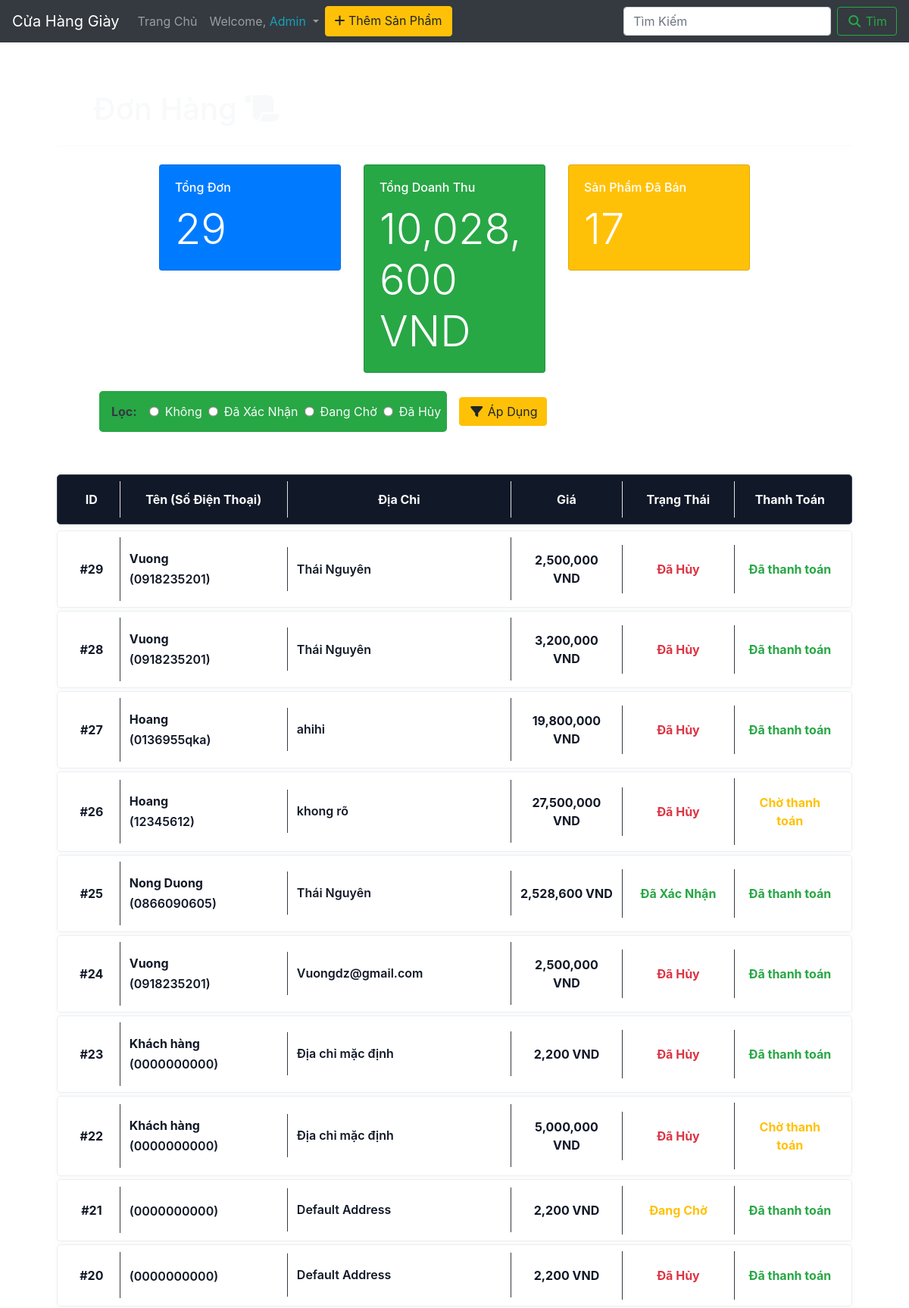
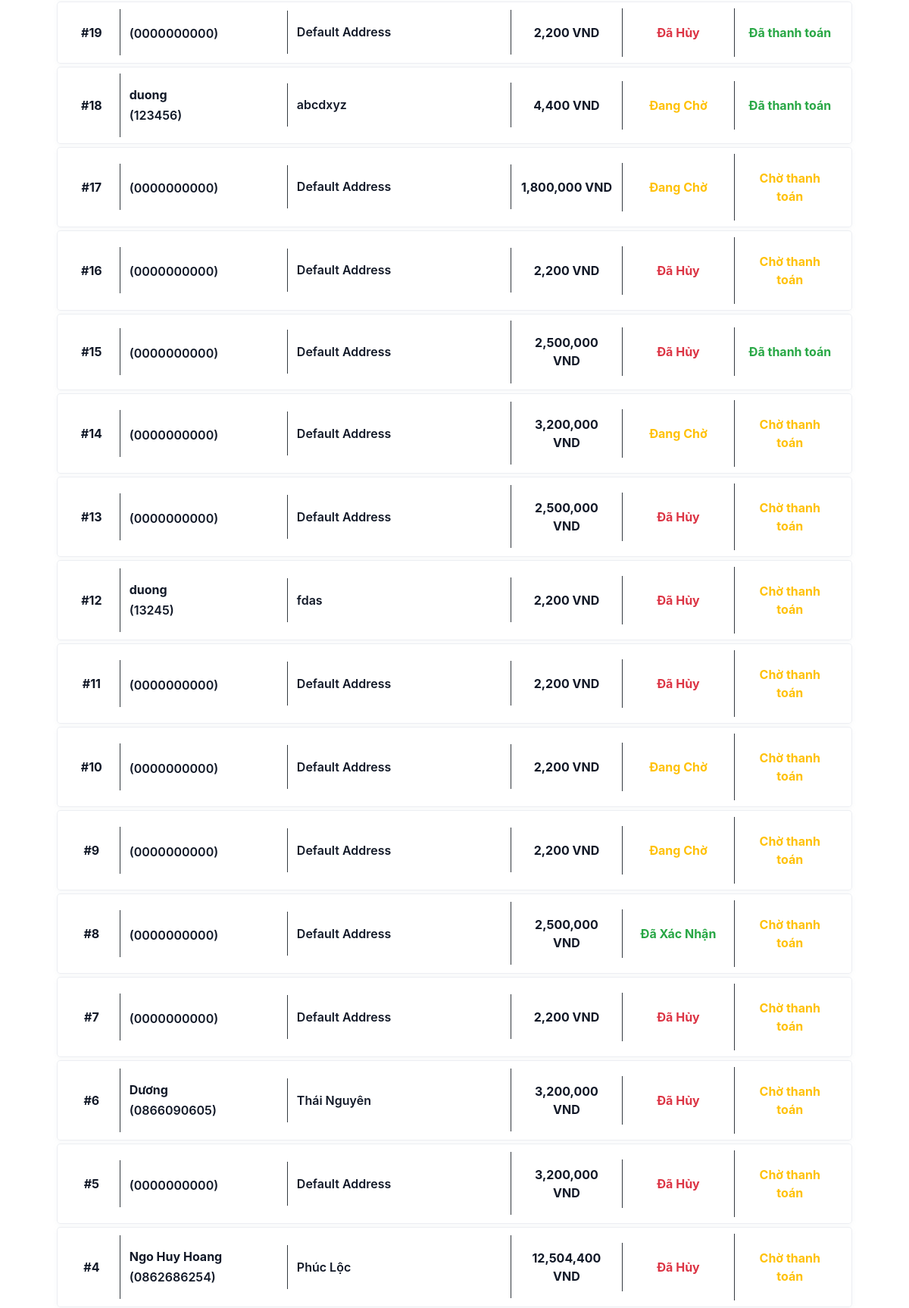
Screenshot of /products/orders/ (signed in, upper part) with the database file from the repository (2 pictures, top to bottom).
### products/models.py (models this page shows)
class Orders(models.Model):
    order_id = models.AutoField(db_column='order_id', primary_key=True)
    user = models.CharField(db_column='user', default='noname', max_length=25)
    customer_name = models.CharField(db_column='customer_name', default='noname', max_length=25)
    address = models.CharField(db_column='address', default='nonexistent', max_length=100)
    phone_number = models.CharField(db_column='phone_number', default='0000000000', max_length=15)
    total_price = models.IntegerField(db_column='total_price', default=0)
    status = models.CharField(db_column='status', max_length=10, default='Pending')
    payment_status = models.CharField(db_column='payment_status', max_length=20, default='Chờ thanh toán')
    class Meta:
        db_table = 'orders'

### products/views.py (the view)
# urls.py: path('orders/', views.orders_get, name='orders_get'),
def orders_get(request):
    if not request.user.is_authenticated:
        return HttpResponse("You don't have permission to view this page")
    if request.user.is_superuser:
        orders_list = Orders.objects.order_by('-order_id')
        total_orders = orders_list.count()
        revenue_orders = orders_list.filter(status__in=['Confirmed', 'Delivered'])
        total_revenue = revenue_orders.aggregate(Sum('total_price'))['total_price__sum'] or 0
        total_products = OrderDetails.objects.filter(order_id__in=revenue_orders.values_list('order_id', flat=True)).aggregate(Sum('quantity'))['quantity__sum'] or 0
        context = {
            'orders': orders_list,
            'total_orders': total_orders,
            'total_revenue': total_revenue,
            'total_products': total_products,
        }
    else:
        orders_list = Orders.objects.filter(user=request.user.username).order_by('-order_id')
        context = {'orders': orders_list}
    return render(request, 'order.html', context)

### products/templatetags/currency_tags.py (called while the page is built)
@register.filter(is_safe=False)
def vnd(value):
    if value is None:
        return ""
    try:
        amount = int(value)
    except (ValueError, TypeError):
        try:
            amount = float(value)
        except (ValueError, TypeError):
            return value
    return f"{amount:,.0f} VND"

### shop/context_processors.py (called while the page is built, shortened)
def admin_stats(request):
    return {}

### templates/order.html (shortened to what this page needs)
{% extends 'base/navbar.html' %}
{% load static currency_tags %}
{% load mathfilters %}
{% block head_extend %}
        <link rel="stylesheet" href="{% static 'css/order.css' %}">
{% endblock %}
{% block content %}
        <div class="container-fluid mt-5 pt-3">
            <section id="header">
                <h1 class="text-light pl-5">Đơn Hàng <i class="fas fa-scroll"></i></h1>
                <hr class="my-4 border-light">
            </section>
            {% if user.is_superuser %}
            <section class="mb-4">
                <div class="row justify-content-center">
                    <div class="col-md-3">
                        <div class="card text-white bg-primary">
                            <div class="card-body">
                                <h6 class="card-title">Tổng Đơn</h6>
                                <p class="card-text display-4">{{ total_orders }}</p>
                            </div>
                        </div>
                    </div>
                    <div class="col-md-3">
                        <div class="card text-white bg-success">
                            <div class="card-body">
                                <h6 class="card-title">Tổng Doanh Thu</h6>
                                <p class="card-text display-4">{{ total_revenue|vnd }}</p>
                            </div>
                        </div>
                    </div>
                    <div class="col-md-3">
                        <div class="card text-white bg-warning">
                            <div class="card-body">
                                <h6 class="card-title">Sản Phẩm Đã Bán</h6>
                                <p class="card-text display-4">{{ total_products }}</p>
                            </div>
                        </div>
                    </div>
                </div>
            </section>
            {% endif %}
            <section id="products_filter">
                <div class="row mx-5 my-2 rounded rounded-lg">
                    <form id="advanced-filter" class="form-inline my-2 my-lg-0" action="" method="get">
                        <div id="filter" class="form-group bg-success text-light mx-2 p-2 rounded rounded-lg">
                            <label for="status" class="font-weight-bold mx-sm-2"><span class="text-dark">Lọc: </span></label>
                            <input id="status0" class="form-control mx-sm-2" type="radio" name="status" value="">Không
                            <input id="status1" class="form-control mx-sm-2" type="radio" name="status" value="confirmed">Đã Xác Nhận
                            <input id="status2" class="form-control mx-sm-2" type="radio" name="status" value="pending">Đang Chờ
                            <input id="status3" class="form-control mx-sm-2" type="radio" name="status" value="cancelled">Đã Hủy
                        </div>
                        <button class="btn btn-warning m-sm-2" type="submit"><i class="fas fa-filter fa-fw"></i> Áp Dụng</button>
                    </form>
                </div>
            </section>
            <section id="products_list">
                <div class="row justify-content-center my-5">
                    <div class="col-12">
                        {% if orders %}
                            <div class="order-title my-2 p-2 rounded rounded-lg">
                                <div>
                                    <p class="text-center text-light font-weight-bold">ID</p>
                                </div>
                                <div class="border-left">
                                    <p class="text-center text-light font-weight-bold">Tên (Số Điện Thoại)</p>
                                </div>
                                <div class="border-left">
                                    <p class="text-center text-light font-weight-bold">Địa Chỉ</p>
                                </div>
                                <div class="border-left">
                                    <p class="text-center text-light font-weight-bold">Giá</p>
                                </div>
                                <div class="border-left">
                                    <p class="text-center text-light font-weight-bold">Trạng Thái</p>
                                </div>
                                <div class="border-left">
                                    <p class="text-center text-light font-weight-bold">Thanh Toán</p>
                                </div>
                            </div>
                            {% for order in orders %}
                                <div class="order-item my-1 p-2 rounded rounded-lg position-relative">
                                    <div>
                                        <p class="order-id text-center">#{{order.order_id}}</p>
                                    </div>
                                    <div class="border-left border-dark">
                                        <p class="order-customer">{{order.customer_name}} <span class="order-phone">({{order.phone_number}})</span></p>
                                    </div>
                                    <div class="border-left border-dark">
                                        <p class="order-address">{{order.address}}</p>
                                    </div>
                                    <div class="border-left border-dark">
                                        <p class="order-price text-center">{{order.total_price|vnd}}</p>
                                    </div>
                                    <div class="border-left border-dark">
                                        {% if order.status == 'Confirmed' %}
                                        <p class="text-center text-success">Đã Xác Nhận</p>
                                        {% elif order.status == 'Pending' %}
                                        <p class="text-center text-warning">Đang Chờ</p>
                                        {% elif order.status == 'Canceled' %}
                                        <p class="text-center text-danger">Đã Hủy</p>
                                        {% endif %}
                                    </div>
                                    <div class="border-left border-dark">
                                        {% if order.payment_status == 'Đã thanh toán' %}
                                        <p class="text-center text-success">{{ order.payment_status }}</p>
                                        {% else %}
                                        <p class="text-center text-warning">{{ order.payment_status }}</p>
                                        {% endif %}
                                    </div>
                                </div>
                            {% endfor %}
                        {% endif %}
                    </div>
                </div>
            </section>
        </div>
{% endblock %}

### static/staticfiles/css/order.css (style rules this page uses)
body { background: url("../images/products_bg.png") fixed; background-size: cover; background-repeat: no-repeat; background-position: center center; }
.container-fluid { width: 90%; }
.order-title { background: #111827; border: 1px solid #374151; }
.order-title p { margin: 0; font-size: 1rem; color: #f8fafc; font-weight: 700; }
.order-title, .order-item { display: grid; grid-template-columns: 1fr 3fr 4fr 2fr 2fr 2fr; align-items: center; width: 100%; position: relative; background: rgba(255, 255, 255, 0.82); border: 1px solid rgba(148, 163, 184, 0.18); box-shadow: 0 2px 6px rgba(148, 163, 184, 0.08); }
.order-title { background: #111827; border-color: #374151; }
.order-title > div, .order-item > div { padding: 0.75rem 0.75rem; }
.order-item p { margin: 0; color: #111827; }
.order-title p { margin: 0; color: #f8fafc; font-weight: 700; }
.order-id { color: #111827; font-weight: 700; padding: 0.35rem 0; }
.order-customer { color: #111827; font-weight: 700; padding: 0.35rem 0; line-height: 1.4; }
.order-phone { display: block; color: #111827; font-weight: 600; margin-top: 0.25rem; }
.order-address { color: #111827; font-weight: 600; padding: 0.35rem 0; line-height: 1.4; }
.order-price { color: #111827; font-weight: 700; padding: 0.35rem 0; text-align: center; }
.order-item .text-success, .order-item .text-warning, .order-item .text-danger { margin: 0; padding: 0.5rem 0.35rem; border-radius: 0.5rem; font-weight: 700; background: transparent; color: inherit; }
.order-item .text-success { color: #10b981; }
.order-item .text-warning { color: #f59e0b; }
.order-item .text-danger { color: #ef4444; }

### rows the page displays
Orders: order_id "29", customer_name "Vuong", phone_number "0918235201", address "Thái Nguyên", total_price|vnd "2,500,000 VND", status "Đã Hủy", payment_status "Đã thanh toán"
Orders: order_id "28", customer_name "Vuong", phone_number "0918235201", address "Thái Nguyên", total_price|vnd "3,200,000 VND", status "Đã Hủy", payment_status "Đã thanh toán"
Orders: order_id "27", customer_name "Hoang", phone_number "0136955qka", address "ahihi", total_price|vnd "19,800,000 VND", status "Đã Hủy", payment_status "Đã thanh toán"
Orders: order_id "26", customer_name "Hoang", phone_number "12345612", address "khong rõ", total_price|vnd "27,500,000 VND", status "Đã Hủy", payment_status "Chờ thanh toán"
Orders: order_id "25", customer_name "Nong Duong", phone_number "0866090605", address "Thái Nguyên", total_price|vnd "2,528,600 VND", status "Đã Xác Nhận", payment_status "Đã thanh toán"
Orders: order_id "24", customer_name "Vuong", phone_number "0918235201", address "Vuongdz@gmail.com", total_price|vnd "2,500,000 VND", status "Đã Hủy", payment_status "Đã thanh toán"
Orders: order_id "23", customer_name "Khách hàng", phone_number "0000000000", address "Địa chỉ mặc định", total_price|vnd "2,200 VND", status "Đã Hủy", payment_status "Đã thanh toán"
Orders: order_id "22", customer_name "Khách hàng", phone_number "0000000000", address "Địa chỉ mặc định", total_price|vnd "5,000,000 VND", status "Đã Hủy", payment_status "Chờ thanh toán"
Orders: order_id "21", phone_number "0000000000", address "Default Address", total_price|vnd "2,200 VND", status "Đang Chờ", payment_status "Đã thanh toán"
Orders: order_id "20", phone_number "0000000000", address "Default Address", total_price|vnd "2,200 VND", status "Đã Hủy", payment_status "Đã thanh toán"
Orders: order_id "19", phone_number "0000000000", address "Default Address", total_price|vnd "2,200 VND", status "Đã Hủy", payment_status "Đã thanh toán"
Orders: order_id "18", customer_name "duong", phone_number "123456", address "abcdxyz", total_price|vnd "4,400 VND", status "Đang Chờ", payment_status "Đã thanh toán"
Orders: order_id "17", phone_number "0000000000", address "Default Address", total_price|vnd "1,800,000 VND", status "Đang Chờ", payment_status "Chờ thanh toán"
Orders: order_id "16", phone_number "0000000000", address "Default Address", total_price|vnd "2,200 VND", status "Đã Hủy", payment_status "Chờ thanh toán"
Orders: order_id "15", phone_number "0000000000", address "Default Address", total_price|vnd "2,500,000 VND", status "Đã Hủy", payment_status "Đã thanh toán"
Orders: order_id "14", phone_number "0000000000", address "Default Address", total_price|vnd "3,200,000 VND", status "Đang Chờ", payment_status "Chờ thanh toán"
Orders: order_id "13", phone_number "0000000000", address "Default Address", total_price|vnd "2,500,000 VND", status "Đã Hủy", payment_status "Chờ thanh toán"
Orders: order_id "12", customer_name "duong", phone_number "13245", address "fdas", total_price|vnd "2,200 VND", status "Đã Hủy", payment_status "Chờ thanh toán"
Orders: order_id "11", phone_number "0000000000", address "Default Address", total_price|vnd "2,200 VND", status "Đã Hủy", payment_status "Chờ thanh toán"
Orders: order_id "10", phone_number "0000000000", address "Default Address", total_price|vnd "2,200 VND", status "Đang Chờ", payment_status "Chờ thanh toán"
Orders: order_id "9", phone_number "0000000000", address "Default Address", total_price|vnd "2,200 VND", status "Đang Chờ", payment_status "Chờ thanh toán"
Orders: order_id "8", phone_number "0000000000", address "Default Address", total_price|vnd "2,500,000 VND", status "Đã Xác Nhận", payment_status "Chờ thanh toán"
Orders: order_id "7", phone_number "0000000000", address "Default Address", total_price|vnd "2,200 VND", status "Đã Hủy", payment_status "Chờ thanh toán"
Orders: order_id "6", customer_name "Dương", phone_number "0866090605", address "Thái Nguyên", total_price|vnd "3,200,000 VND", status "Đã Hủy", payment_status "Chờ thanh toán"
Orders: order_id "5", phone_number "0000000000", address "Default Address", total_price|vnd "3,200,000 VND", status "Đã Hủy", payment_status "Chờ thanh toán"
Orders: order_id "4", customer_name "Ngo Huy Hoang", phone_number "0862686254", address "Phúc Lộc", total_price|vnd "12,504,400 VND", status "Đã Hủy", payment_status "Chờ thanh toán"

### other values shown
{{ total_orders }} "29"
{{ total_revenue|vnd }} "10,028,600 VND"
{{ total_products }} "17"
